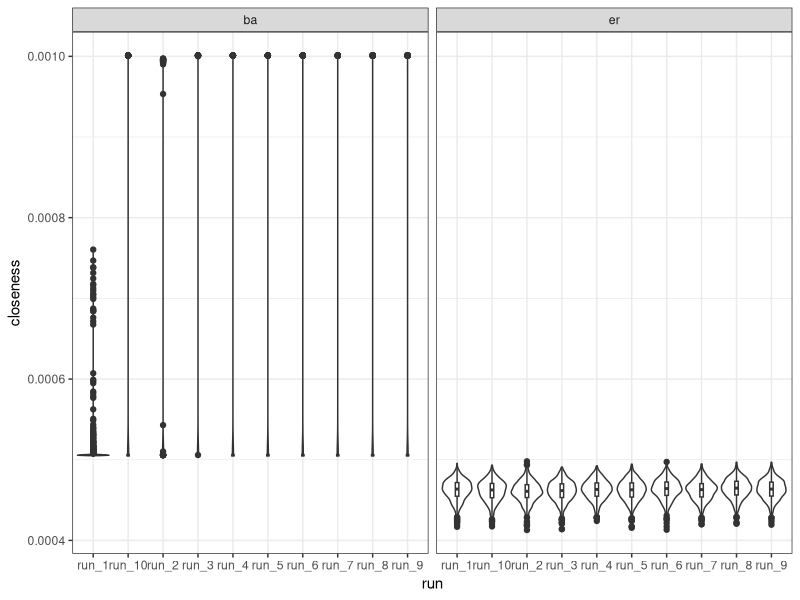
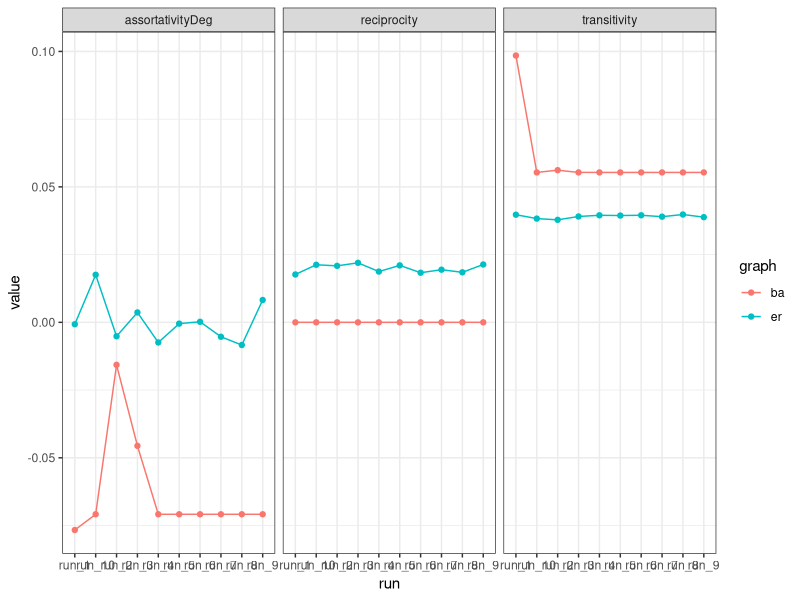
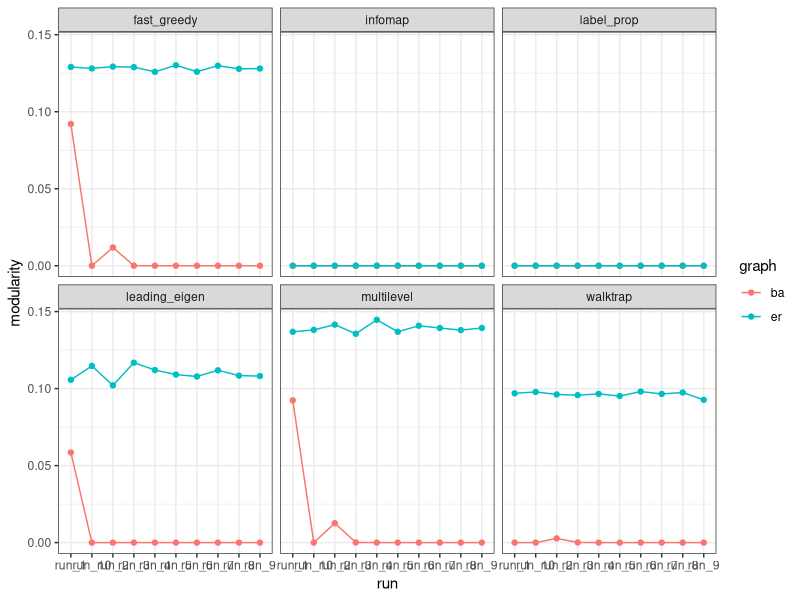

Here is the R script that generated these plots, in order:
## ---- chunk 1
# load packages
library(dplyr)
library(purrr)
library(tidyr)
library(igraph)
library(ggplot2)
## ---- chunk 2
# 1000 nodes
n <- 1000

# directed graphs
directed <- T

# 10 simulation runs
nr_runs <- 1:10

# number of edges to add in each time step for Barabási-Albert networks
m <- 20
## ---- chunk 3
# set random seed
set.seed(42)

# simulate 10 Barabási-Albert networks
ba_graphs <- map(nr_runs,
                 sample_pa, n = n, m = m, directed = directed)
names(ba_graphs) <- paste0("run", "_", nr_runs)

# Find the density of each of the networks
density_ba <- map_dbl(ba_graphs, edge_density)
## ---- chunk 4
# Set random seed
set.seed(42)

# simulate 10 Erdős–Rényi graphs
er_graphs <- map(nr_runs,
                 sample_gnp, n = n, p = unique(density_ba), directed = directed)
names(er_graphs) <- paste0("run", "_", nr_runs)
## ---- chunk 5
# Function used to make our data frames long and tidy, easier to graph in ggplot
Convert_To_Df <- function(df, statistic, graph) {
    
    df %>%
        pivot_longer(everything(),
                     names_to = "run",
                     values_to = statistic) %>%
        mutate(graph = graph)
    }
## ---- chunk 6
# get rid of scientific notation
options(scipen = 5)

# Calculate closeness centrality for each of the Barabási-Albert graphs
# And then make resulting data frame long and tidy
closeness_ba <-
    map_df(ba_graphs, igraph::closeness, mode = "total") %>%
    Convert_To_Df("closeness", "ba")

# Calculate closeness centrality for each of the Erdős–Rényi graphs
# And then make resulting data frame long and tidy
closeness_er <-
    map_df(er_graphs, igraph::closeness, mode = "total") %>%
    Convert_To_Df("closeness", "er")

closeness <- bind_rows(closeness_ba, closeness_er)

ggplot(closeness, aes(x = run, y = closeness)) +
    geom_violin() +
    geom_boxplot(width = 0.1) +
    facet_wrap(~graph) +
    theme_bw()
## ---- chunk 7
# Calculate reciprocity, transitivity, and assortativity for each Barabási-Albert graph
reciprocity_ba <- map_df(ba_graphs, reciprocity)
transitivity_ba <- map_df(ba_graphs, transitivity)
assortativityDeg_ba <- map_df(ba_graphs, assortativity.degree)

# Calculate reciprocity, transitivity, and assortativity for each Erdős–Rényi graph
reciprocity_er <- map_df(er_graphs, reciprocity)
transitivity_er <- map_df(er_graphs, transitivity)
assortativityDeg_er <- map_df(er_graphs, assortativity.degree)

# Combine all observations into one, long, tiday data frame.
rta <-
    pmap(list(list(reciprocity_ba, transitivity_ba, assortativityDeg_ba,
                   reciprocity_er, transitivity_er, assortativityDeg_er),
              list("reciprocity", "transitivity", "assortativityDeg",
                   "reciprocity", "transitivity", "assortativityDeg"),
              list("ba", "ba", "ba", "er", "er", "er")),
            Convert_To_Df) %>%
    reduce(bind_rows) %>%
    pivot_longer(cols = c(reciprocity, transitivity, assortativityDeg),
                 names_to = "statistic",
                 values_to = "value") %>%
    filter(!is.na(value))

ggplot(rta, aes(x = run, y = value)) +
    geom_point(aes(color = graph)) +
    geom_line(aes(color = graph, group = graph)) +
    facet_wrap(~statistic) +
    theme_bw()
## ---- chunk 8
# Function for calculating the modularity for each community detection algorithm
CommunityComparison <- function(graph) {
    
    graph <- as.undirected(graph, mode = "collapse")
    fast_greedy <- cluster_fast_greedy(graph)
    infomap <- cluster_infomap(graph)
    leading_eigen <- cluster_leading_eigen(graph)
    label_prop <- cluster_label_prop(graph)
    multilevel <- cluster_louvain(graph)
    walktrap <- cluster_walktrap(graph)
    
    modularities <- map_df(list("fast_greedy" = fast_greedy,
                                "infomap" = infomap,
                                "leading_eigen" = leading_eigen,
                                "label_prop" = label_prop,
                                "multilevel" = multilevel,
                                "walktrap" = walktrap),
                           modularity)
}

community_ba <- map(ba_graphs, CommunityComparison)
community_ba <-
    pmap_dfr(list(community_ba, as.list(names(community_ba))),
             function(df, run) {df %>% mutate(run = run)}) %>%
    pivot_longer(-run, names_to = "communityAlgo", values_to = "modularity") %>%
    mutate(graph = "ba")

community_er <- map(er_graphs, CommunityComparison)
community_er <-
    pmap_dfr(list(community_er, as.list(names(community_er))),
             function(df, run) {df %>% mutate(run = run)}) %>%
    pivot_longer(-run, names_to = "communityAlgo", values_to = "modularity") %>%
    mutate(graph = "er")

community <- bind_rows(community_ba, community_er)

ggplot(community, aes(x = run, y = modularity)) +
    geom_point(aes(color = graph)) +
    geom_line(aes(color = graph, group = graph)) +
    facet_wrap(~communityAlgo) +
    theme_bw()
